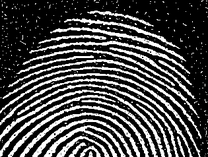
//> input picture Lab1_1830026039/images/noise_fingerprint.pgm, 208 x 157 px, shrunk from 315 x 238 before the run
$ ./closing   (built with g++ and OpenCV 4)
//> lines starting //> are read from the running program, lines starting //| are printed output that depends on the picture
#include <opencv2/highgui/highgui.hpp>
#include <opencv2/imgproc/imgproc.hpp>
using namespace cv;
int main()
{
	Mat img1 = imread("noise_fingerprint.pgm");
//> img1 is the input picture: 157 rows x 208 cols, CV_8UC3; min 0, max 255, mean 73.6
	imshow("source_fingerprint", img1);
	Mat out1;

	Mat img2 = imread("noisy_rectangle.pgm");
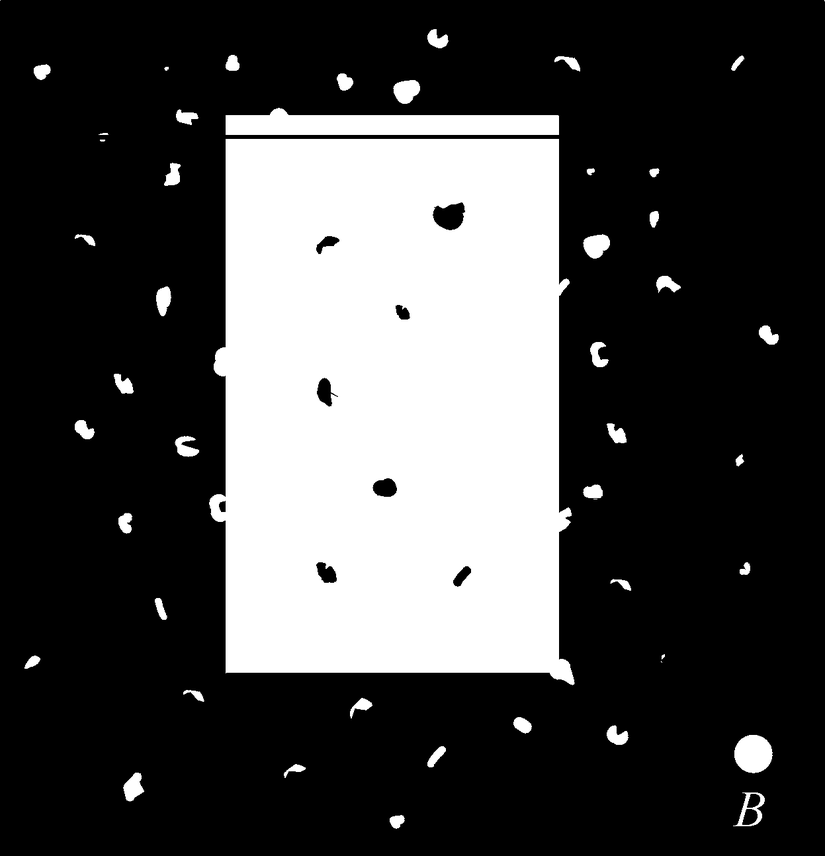
//> input picture Lab1_1830026039/images/noisy_rectangle.pgm, 825 x 856 px, shrunk from 1247 x 1294 before the run
//> img2 is the input picture: 856 rows x 825 cols, CV_8UC3; min 0, max 255, mean 69.6
	namedWindow("opening_rectangle", cv::WINDOW_NORMAL);
	imshow("source_rectangle", img2);
	Mat out2;

	Mat element = getStructuringElement(MORPH_RECT, Size(3, 3));
	//closing
	dilate(img1, out1, element);
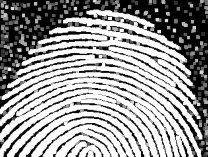
//> out1: 157 rows x 208 cols, CV_8UC3; min 0, max 255, mean 154.1
	Mat out3;
	erode(out1, out3, element);
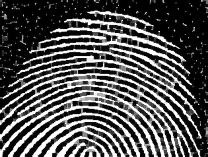
//> out3: 157 rows x 208 cols, CV_8UC3; min 0, max 255, mean 83.4

	dilate(img2, out2, element);
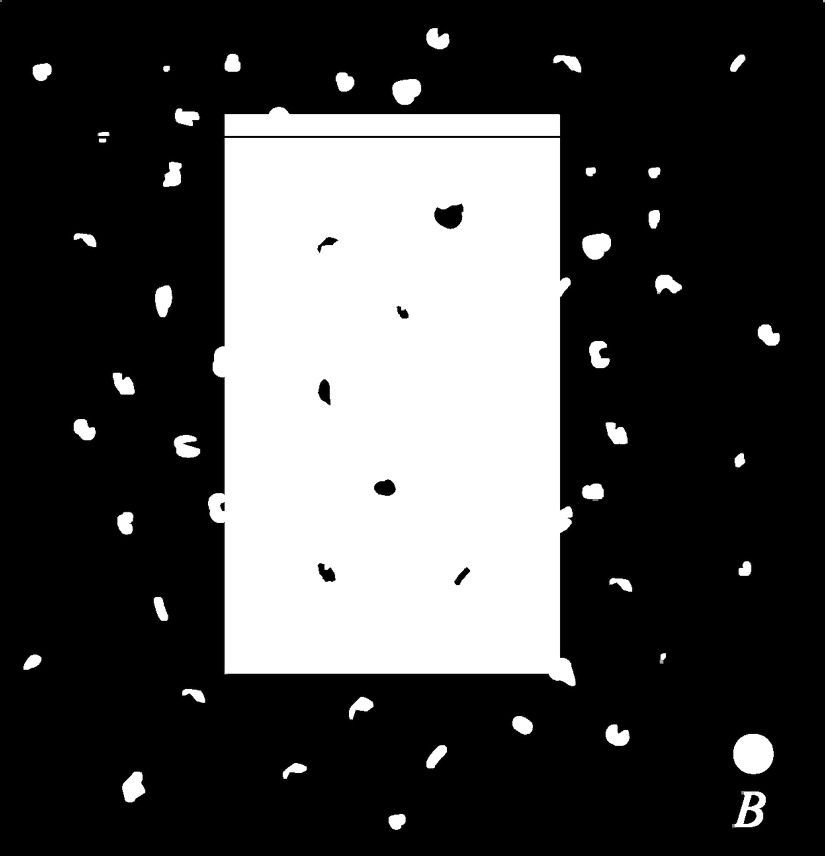
//> out2: 856 rows x 825 cols, CV_8UC3; min 0, max 255, mean 72.1
	Mat out4;
	erode(out2, out4, element);
	imshow("closing_fingerprint", out3);
	namedWindow("closing_rectangle", cv::WINDOW_NORMAL);
	imshow("closing_rectangle", out4);
	waitKey(0);
}
